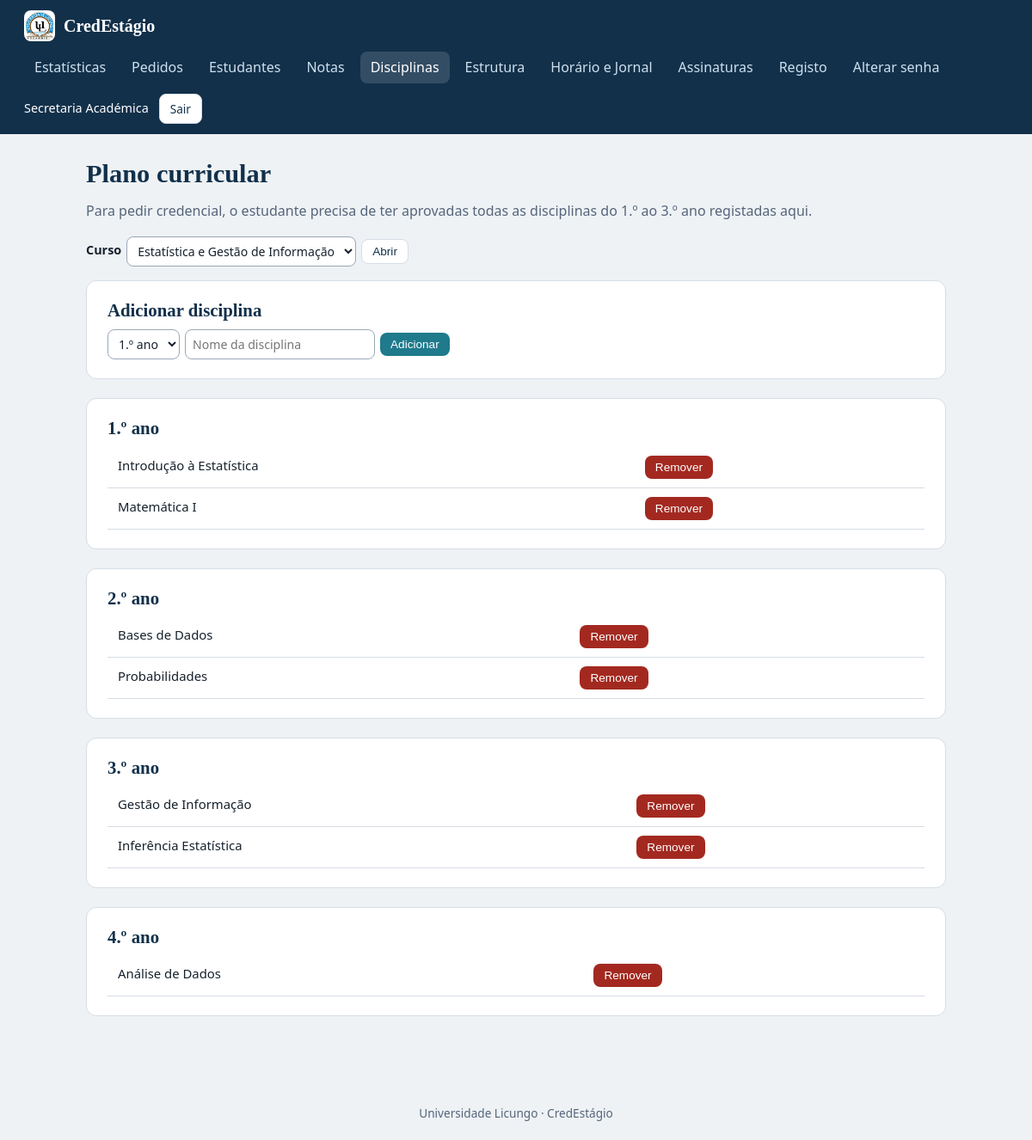
Page /admin/disciplinas.php (signed in) on the committed database.
### tables this page shows
CREATE TABLE administradores (
  id INT AUTO_INCREMENT PRIMARY KEY,
  usuario VARCHAR(40) NOT NULL UNIQUE,
  nome VARCHAR(120) NOT NULL,
  departamento_id INT NULL COMMENT 'NULL = secretaria; preenchido = chefe de departamento',
  senha_hash VARCHAR(255) NOT NULL,
  trocar_senha TINYINT(1) NOT NULL DEFAULT 0,
  FOREIGN KEY (departamento_id) REFERENCES departamentos(id)
);

CREATE TABLE disciplinas (
  id INT AUTO_INCREMENT PRIMARY KEY,
  curso_id INT NOT NULL,
  ano TINYINT NOT NULL,
  nome VARCHAR(120) NOT NULL,
  FOREIGN KEY (curso_id) REFERENCES cursos(id) ON DELETE CASCADE
);

### inc/bootstrap.php (called while the page is built, shortened)
<?php
function db(): PDO {
    static $pdo = null;
    if (!$pdo) {
        try {
            $pdo = new PDO('mysql:host=' . DB_HOST . ';dbname=' . DB_NAME . ';charset=utf8mb4', DB_USER, DB_PASS, [
                PDO::ATTR_ERRMODE => PDO::ERRMODE_EXCEPTION,
                PDO::ATTR_DEFAULT_FETCH_MODE => PDO::FETCH_ASSOC,
                PDO::ATTR_EMULATE_PREPARES => false,
            ]);
            $pdo->exec("SET time_zone = '+02:00'");
        } catch (PDOException) {
            http_response_code(500);
            exit('Não foi possível ligar à base de dados. Verifique o ficheiro config.php.');
        }
    }
    return $pdo;
}
function e(mixed $v): string { return htmlspecialchars((string) $v, ENT_QUOTES, 'UTF-8'); }
function url(string $p): string { return BASE_URL . $p; }
function utilizador(): ?array {
    $u = null;
    if (isset($_SESSION['papel'], $_SESSION['uid'])) {
        $sql = $_SESSION['papel'] === 'admin'
            ? 'SELECT a.id, a.nome, a.usuario, a.departamento_id, a.trocar_senha, d.nome AS departamento FROM administradores a LEFT JOIN departamentos d ON d.id = a.departamento_id WHERE a.id = ?'
            : 'SELECT e.*, c.nome AS curso, c.faculdade, d.id AS dep_id, d.nome AS departamento, d.chefe_nome, d.assinatura FROM estudantes e JOIN cursos c ON c.id = e.curso_id JOIN departamentos d ON d.id = c.departamento_id WHERE e.id = ?';
        $st = db()->prepare($sql); $st->execute([$_SESSION['uid']]);
        $u = $st->fetch() ?: null;
    }
    return $u;
}
function exigir(string $papel): array {
    $u = utilizador();
    return $u;
}
function consulta(string $sql, array $par = []): array { $st = db()->prepare($sql); $st->execute($par); return $st->fetchAll(); }

### admin/disciplinas.php (the view, shortened to what this page needs)
<?php
require_once __DIR__ . '/../inc/bootstrap.php';
require_once __DIR__ . '/../inc/layout.php';
$u = exigir('admin'); so_secretaria($u); $pdo = db();
$cursos = consulta('SELECT id, nome FROM cursos ORDER BY nome');
$cid = (int) ($_GET['curso_id'] ?? ($_POST['curso_id'] ?? ($cursos[0]['id'] ?? 0)));
$rows = consulta('SELECT * FROM disciplinas WHERE curso_id = ? ORDER BY ano, nome', [$cid]);
$porAno = []; foreach ($rows as $r) $porAno[$r['ano']][] = $r;
topo('Disciplinas', $u, nav_admin($u), 'd');
?>
<h1>Plano curricular</h1>
<p class="sub">Para pedir credencial, o estudante precisa de ter aprovadas todas as disciplinas do 1.º ao 3.º ano registadas aqui.</p>
<form method="get" class="inline pesquisa"><label for="cc">Curso</label><select id="cc" name="curso_id"><?php foreach ($cursos as $c): ?><option value="<?= (int) $c['id'] ?>" <?= (int) $c['id'] === $cid ? 'selected' : '' ?>><?= e($c['nome']) ?></option><?php endforeach; ?></select><button class="btn sec peq">Abrir</button></form>
<section class="card"><h2>Adicionar disciplina</h2>
  <form method="post" class="inline"><?= csrf_field() ?><input type="hidden" name="acao" value="criar"><input type="hidden" name="curso_id" value="<?= $cid ?>">
    <label class="sr-only" for="an">Ano</label><select id="an" name="ano"><?php for ($i = 1; $i <= 4; $i++): ?><option value="<?= $i ?>"><?= $i ?>.º ano</option><?php endfor; ?></select>
    <label class="sr-only" for="dn">Nome</label><input id="dn" name="nome" required maxlength="120" placeholder="Nome da disciplina"><button class="btn peq">Adicionar</button></form></section>
<?php foreach ($porAno as $ano => $l): ?>
<section class="card"><h2><?= (int) $ano ?>.º ano</h2><div class="tabela"><table>
  <?php foreach ($l as $d): ?><tr><td><?= e($d['nome']) ?></td><td><form method="post" data-confirm="Remover esta disciplina e as notas associadas?"><button class="btn perigo peq">Remover</button></form></td></tr><?php endforeach; ?>
</table></div></section>
<?php endforeach; if (!$porAno): ?><div class="aviso info">Este curso ainda não tem disciplinas. Sem disciplinas registadas, a regra das cadeiras aprovadas não se aplica.</div><?php endif; rodape();

### inc/layout.php (shortened to what this page needs)
<?php
function topo(string $titulo, ?array $u = null, array $nav = [], string $ativo = ''): void { ?>
<!DOCTYPE html>
<html lang="pt-MZ">
<head>
<link rel="stylesheet" href="<?= url('/assets/style.css') ?>">
</head>
<body>
<?php if ($u): ?>
<header class="topo">
  <div class="marca"><img class="logo-mini" src="<?= url('/assets/logo.png') ?>" alt=""><?= APP_NOME ?></div>
  <nav aria-label="Principal">
    <?php foreach ($nav as $k => [$href, $rot]): ?>
      <?php if ($href === null): ?>
        <span class="em-breve" aria-disabled="true"><?= e($rot) ?> <small>em breve</small></span>
      <?php elseif (str_starts_with($href, 'http')): ?>
        <a href="<?= e($href) ?>" target="_blank" rel="noopener noreferrer"><?= e($rot) ?><span class="sr-only"> (abre noutro separador)</span></a>
      <?php else: ?>
        <a href="<?= url($href) ?>"<?= $k === $ativo ? ' aria-current="page"' : '' ?>><?= e($rot) ?></a>
      <?php endif; ?>
    <?php endforeach; ?>
  </nav>
  <div class="user"><span><?= e($u['nome']) ?></span><a class="btn sec peq" href="<?= url('/logout.php') ?>">Sair</a></div>
</header>
<?php endif; ?>
<main id="conteudo"<?= $u ? ' class="wrap"' : '' ?>>
<?php if ($f = flash()): ?><div class="aviso <?= e($f[0]) ?>" role="status"><?= e($f[1]) ?></div><?php endif;
}
function rodape(array $scripts = []): void { ?>
</main>
<footer class="rod"><?= INSTITUICAO ?> · <?= APP_NOME ?></footer>
</body>
</html>
<?php }

### assets/style.css (style rules this page uses)
:root { --navy:#12304a;--teal:#1f7a8c;--amber:#c98a1b;--bg:#eef2f5;--card:#fff;--ink:#17222d;--mute:#56657a;--line:#d6dde5;--ok:#17723f;--okbg:#e5f4ea;--bad:#a32920;--badbg:#fbe9e7;--wait:#7a5a00;--waitbg:#fff3cf }
* { box-sizing:border-box }
body { margin:0;font:16px/1.55 system-ui,-apple-system,"Segoe UI",Roboto,sans-serif;background:var(--bg);color:var(--ink) }
h1,h2,h3 { font-family:Georgia,"Times New Roman",serif;color:var(--navy);line-height:1.2;margin:0 0 .4em }
h1 { font-size:1.9rem }
h2 { font-size:1.3rem }
a { color:var(--teal) }
.topo { display:flex;flex-wrap:wrap;align-items:center;gap:12px 28px;background:var(--navy);color:#fff;padding:12px 28px }
.marca { font:700 1.25rem Georgia,serif }
.topo nav { display:flex;gap:6px;flex:1 }
.topo nav a { color:#cfe0ee;text-decoration:none;padding:6px 12px;border-radius:8px }
.topo nav a:hover,.topo nav a[aria-current] { background:rgba(255,255,255,.14);color:#fff }
.user { display:flex;align-items:center;gap:12px;font-size:.9rem }
.wrap { max-width:1040px;margin:0 auto;padding:28px 20px 60px }
.card { background:var(--card);border:1px solid var(--line);border-radius:12px;padding:22px 24px;margin-bottom:22px }
.sub { color:var(--mute);margin:0 0 18px }
label { display:block;font-weight:600;font-size:.9rem;margin-bottom:4px }
input,select,textarea { width:100%;padding:10px 12px;font:inherit;border:1.5px solid #9aa8b8;border-radius:8px;background:#fff;color:var(--ink) }
.btn { display:inline-block;padding:10px 20px;border:0;border-radius:8px;background:var(--teal);color:#fff;font:600 .95rem inherit;cursor:pointer;text-decoration:none }
.btn.sec { background:#fff;color:var(--navy);border:1.5px solid var(--line) }
.btn.perigo { background:var(--bad) }
.btn.peq { padding:6px 12px;font-size:.85rem }
.tabela { overflow-x:auto }
table { width:100%;border-collapse:collapse;font-size:.93rem }
th,td { padding:10px 12px;text-align:left;border-bottom:1px solid var(--line);vertical-align:top }
.inline { display:flex;gap:6px;flex-wrap:wrap;align-items:center }
.inline input,.inline select { width:auto;padding:6px 8px;font-size:.88rem }
.rod { text-align:center;color:var(--mute);font-size:.85rem;padding:20px }
.marca { display:flex;align-items:center;gap:10px }
.logo-mini { width:36px;height:36px;object-fit:contain;background:#fff;border-radius:8px;padding:2px }
.pesquisa { margin-bottom:16px }

### rows in the picture
administradores: nome "Secretaria Académica"
disciplinas: nome "Introdução à Estatística"
disciplinas: nome "Matemática I"
disciplinas: nome "Bases de Dados"
disciplinas: nome "Probabilidades"
disciplinas: nome "Gestão de Informação"
disciplinas: nome "Inferência Estatística"
disciplinas: nome "Análise de Dados"

### other values in the picture
APP_NOME "CredEstágio"
$rot "Estatísticas"
$rot "Pedidos"
$rot "Estudantes"
$rot "Notas"
$rot "Disciplinas"
$rot "Estrutura"
$rot "Horário e Jornal"
$rot "Assinaturas"
$rot "Registo"
$rot "Alterar senha"
$ano "1"
$ano "2"
$ano "3"
$ano "4"
